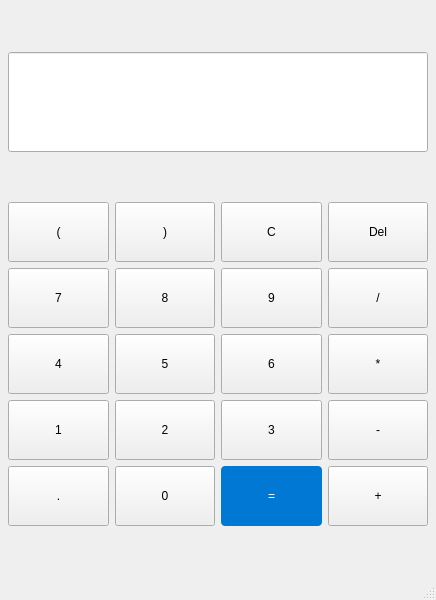
<?xml version="1.0" encoding="UTF-8"?>
<ui version="4.0">
 <class>MainWindow</class>
 <widget class="QMainWindow" name="MainWindow">
  <property name="geometry">
   <rect>
    <x>0</x>
    <y>0</y>
    <width>436</width>
    <height>600</height>
   </rect>
  </property>
  <property name="windowTitle">
   <string>Calculator</string>
  </property>
  <widget class="QWidget" name="centralwidget">
   <layout class="QGridLayout" name="gridLayout_4">
    <property name="leftMargin">
     <number>8</number>
    </property>
    <property name="topMargin">
     <number>8</number>
    </property>
    <property name="rightMargin">
     <number>8</number>
    </property>
    <property name="bottomMargin">
     <number>8</number>
    </property>
    <property name="spacing">
     <number>6</number>
    </property>
    <item row="0" column="0">
     <widget class="QLineEdit" name="userPanel">
      <property name="minimumSize">
       <size>
        <width>420</width>
        <height>100</height>
       </size>
      </property>
      <property name="styleSheet">
       <string notr="true">font: 26pt &quot;Segoe UI&quot;;</string>
      </property>
      <property name="alignment">
       <set>Qt::AlignmentFlag::AlignRight|Qt::AlignmentFlag::AlignTrailing|Qt::AlignmentFlag::AlignVCenter</set>
      </property>
      <property name="readOnly">
       <bool>true</bool>
      </property>
     </widget>
    </item>
    <item row="1" column="0">
     <layout class="QGridLayout" name="gridLayout">
      <property name="spacing">
       <number>6</number>
      </property>
      <item row="0" column="0">
       <widget class="QPushButton" name="leftBracket">
        <property name="minimumSize">
         <size>
          <width>0</width>
          <height>60</height>
         </size>
        </property>
        <property name="text">
         <string>(</string>
        </property>
       </widget>
      </item>
      <item row="0" column="1">
       <widget class="QPushButton" name="rightBracket">
        <property name="minimumSize">
         <size>
          <width>0</width>
          <height>60</height>
         </size>
        </property>
        <property name="text">
         <string>)</string>
        </property>
       </widget>
      </item>
      <item row="0" column="2">
       <widget class="QPushButton" name="button_C">
        <property name="minimumSize">
         <size>
          <width>0</width>
          <height>60</height>
         </size>
        </property>
        <property name="text">
         <string>C</string>
        </property>
       </widget>
      </item>
      <item row="0" column="3">
       <widget class="QPushButton" name="button_Del">
        <property name="minimumSize">
         <size>
          <width>0</width>
          <height>60</height>
         </size>
        </property>
        <property name="text">
         <string>Del</string>
        </property>
       </widget>
      </item>
      <item row="1" column="0">
       <widget class="QPushButton" name="number_7">
        <property name="minimumSize">
         <size>
          <width>0</width>
          <height>60</height>
         </size>
        </property>
        <property name="text">
         <string>7</string>
        </property>
       </widget>
      </item>
      <item row="1" column="1">
       <widget class="QPushButton" name="number_8">
        <property name="minimumSize">
         <size>
          <width>0</width>
          <height>60</height>
         </size>
        </property>
        <property name="text">
         <string>8</string>
        </property>
       </widget>
      </item>
      <item row="1" column="2">
       <widget class="QPushButton" name="number_9">
        <property name="minimumSize">
         <size>
          <width>0</width>
          <height>60</height>
         </size>
        </property>
        <property name="text">
         <string>9</string>
        </property>
       </widget>
      </item>
      <item row="1" column="3">
       <widget class="QPushButton" name="division">
        <property name="minimumSize">
         <size>
          <width>0</width>
          <height>60</height>
         </size>
        </property>
        <property name="text">
         <string>/</string>
        </property>
       </widget>
      </item>
      <item row="2" column="0">
       <widget class="QPushButton" name="number_4">
        <property name="minimumSize">
         <size>
          <width>0</width>
          <height>60</height>
         </size>
        </property>
        <property name="text">
         <string>4</string>
        </property>
       </widget>
      </item>
      <item row="2" column="1">
       <widget class="QPushButton" name="number_5">
        <property name="minimumSize">
         <size>
          <width>0</width>
          <height>60</height>
         </size>
        </property>
        <property name="text">
         <string>5</string>
        </property>
       </widget>
      </item>
      <item row="2" column="2">
       <widget class="QPushButton" name="number_6">
        <property name="minimumSize">
         <size>
          <width>0</width>
          <height>60</height>
         </size>
        </property>
        <property name="text">
         <string>6</string>
        </property>
       </widget>
      </item>
      <item row="2" column="3">
       <widget class="QPushButton" name="multiplication">
        <property name="minimumSize">
         <size>
          <width>0</width>
          <height>60</height>
         </size>
        </property>
        <property name="text">
         <string>*</string>
        </property>
       </widget>
      </item>
      <item row="3" column="0">
       <widget class="QPushButton" name="number_1">
        <property name="minimumSize">
         <size>
          <width>0</width>
          <height>60</height>
         </size>
        </property>
        <property name="text">
         <string>1</string>
        </property>
       </widget>
      </item>
      <item row="3" column="1">
       <widget class="QPushButton" name="number_2">
        <property name="minimumSize">
         <size>
          <width>0</width>
          <height>60</height>
         </size>
        </property>
        <property name="text">
         <string>2</string>
        </property>
       </widget>
      </item>
      <item row="3" column="2">
       <widget class="QPushButton" name="number_3">
        <property name="minimumSize">
         <size>
          <width>0</width>
          <height>60</height>
         </size>
        </property>
        <property name="text">
         <string>3</string>
        </property>
       </widget>
      </item>
      <item row="3" column="3">
       <widget class="QPushButton" name="minus">
        <property name="minimumSize">
         <size>
          <width>0</width>
          <height>60</height>
         </size>
        </property>
        <property name="text">
         <string>-</string>
        </property>
       </widget>
      </item>
      <item row="4" column="0">
       <widget class="QPushButton" name="dot">
        <property name="minimumSize">
         <size>
          <width>0</width>
          <height>60</height>
         </size>
        </property>
        <property name="text">
         <string>.</string>
        </property>
       </widget>
      </item>
      <item row="4" column="1">
       <widget class="QPushButton" name="number_0">
        <property name="minimumSize">
         <size>
          <width>0</width>
          <height>60</height>
         </size>
        </property>
        <property name="text">
         <string>0</string>
        </property>
       </widget>
      </item>
      <item row="4" column="2">
       <widget class="QPushButton" name="equal">
        <property name="minimumSize">
         <size>
          <width>0</width>
          <height>60</height>
         </size>
        </property>
        <property name="styleSheet">
         <string>QPushButton { background-color: #0078d4; color: white; border-radius: 4px; }
QPushButton:hover { background-color: #0086ef; }</string>
        </property>
        <property name="text">
         <string>=</string>
        </property>
       </widget>
      </item>
      <item row="4" column="3">
       <widget class="QPushButton" name="plus">
        <property name="minimumSize">
         <size>
          <width>0</width>
          <height>60</height>
         </size>
        </property>
        <property name="text">
         <string>+</string>
        </property>
       </widget>
      </item>
     </layout>
    </item>
   </layout>
  </widget>
  <widget class="QMenuBar" name="menubar">
   <property name="geometry">
    <rect>
     <x>0</x>
     <y>0</y>
     <width>436</width>
     <height>25</height>
    </rect>
   </property>
  </widget>
  <widget class="QStatusBar" name="statusbar"/>
 </widget>
 <resources/>
 <connections/>
</ui>
